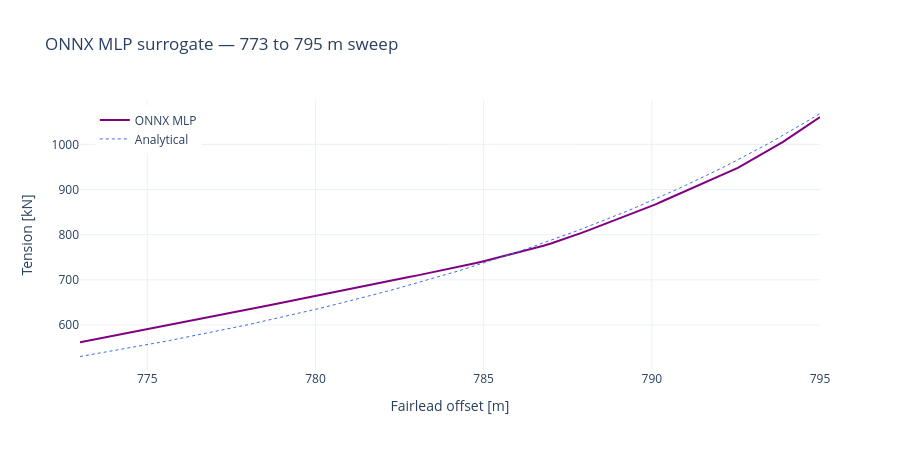

This figure's notebook cell:
### Markdown cell above
## The Data-Driven Model

Can the iterative solve disappear from runtime entirely? Bake the solver response into weights: inference replaces the solver, and the result drops into any co-simulation environment.

The surrogate uses **750 synthetic catenary points** on a
$30\times5\times5$ grid of offsets, pretension factors, and water depths, then trains a
two-hidden-layer MLP (128 → 64 neurons, ReLU, Adam):

$$
\hat{y} = W_3\,\sigma\!\bigl(W_2\,\sigma(W_1\,\mathbf{x} + \mathbf{b}_1) + \mathbf{b}_2\bigr) + b_3, \qquad \sigma = \text{ReLU}
$$

![MLP architecture](figures/fig_e_mlp_architecture.svg)

*Figure E: MLP architecture (3 → 128 → 64 → 1). Independent networks are trained for $F_x$, $F_z$, and $T$.*

Three ONNX files (one per output: $F_x$, $F_z$, $T$) are exported and wrapped in an
FMI2 FMU for direct Modelica integration. Inference is $<1\,\text{ms}$ per query.

**Result at 795 m:** T ≈ 1 060 kN. It learned the inextensible catenary, so against the elastic FEM
it inherits that model's offset. Mean ≈ 45 kN across the 773 → 795 m sweep, the largest of the
four. (Against the catenary it was trained on, it sits within ≈ 10 kN.)

The surrogate reproduces its teacher closely, but it also reproduces its teacher's assumptions.
Low regression error is not the same as physical fidelity: this MLP inherits the catenary's
inextensibility and zero drag no matter how tightly it fits the training data.

> **Limitations:** Predicts fairlead forces only, with no spatial quantities. The three outputs
> ($F_x$, $F_z$, $T$) are trained independently, so force-magnitude consistency
> ($T = \sqrt{F_x^2 + F_z^2}$) is not explicitly enforced. Extrapolation outside the training
> geometry is unvalidated.

### Code cell
# ONNX MLP vs analytical catenary — training reference comparison
_cfg = oc4
_w = _cfg.mass_per_length * _cfg.gravity
_vspan = abs(_cfg.fairlead_depth - _cfg.anchor_depth)

offsets_s5 = np.linspace(773, 795, 100)

mlp_surrogate = load_onnx_surrogate_from_dir("data")
mlp_tension = [mlp_surrogate.predict(o)['fairlead_tension_N'] / 1e3 for o in offsets_s5]

ana_tension = []
for o in offsets_s5:
    try:
        sol = solve_catenary(horizontal_span=o, vertical_span=_vspan,
                             line_length=_cfg.unstretched_length, w=_w)
        ana_tension.append(sol['fairlead_tension'] / 1e3)
    except (RuntimeError, ValueError):
        ana_tension.append(float('nan'))

fig_mlp = go.Figure()

fig_mlp.add_trace(go.Scatter(x=offsets_s5, y=mlp_tension, mode='lines',
    line={'color': 'purple', 'width': 2}, name='ONNX MLP'))
fig_mlp.add_trace(go.Scatter(x=offsets_s5, y=ana_tension, mode='lines',
    line={'color': 'royalblue', 'width': 1, 'dash': 'dot'}, name='Analytical'))

fig_mlp.update_xaxes(title_text='Fairlead offset [m]')
fig_mlp.update_yaxes(title_text='Tension [kN]')
fig_mlp.update_layout(height=450, template='plotly_white',
    title='ONNX MLP surrogate — 773 to 795 m sweep',
    legend={'x': 0.02, 'y': 0.98})
fig_mlp.show()

### Figure 1 — Plotly figure (JSON) as saved in the notebook; plotly's stock layout.template omitted (floating-point values rounded to 4 significant figures)
{"data": [{"line": {"color": "purple", "width": 2}, "mode": "lines", "name": "ONNX MLP", "type": "scatter", "x": [773.0, 773.2, 773.4, 773.7, 773.9, 774.1, 774.3, 774.6, 774.8, 775.0, 775.2, 775.4, 775.7, 775.9, 776.1, 776.3, 776.6, 776.8, 777.0, 777.2, 777.4, 777.7, 777.9, 778.1, 778.3, 778.6, 778.8, 779.0, 779.2, 779.4, 779.7, 779.9, 780.1, 780.3, 780.6, 780.8, 781.0, 781.2, 781.4, 781.7, 781.9, 782.1, 782.3, 782.6, 782.8, 783.0, 783.2, 783.4, 783.7, 783.9, 784.1, 784.3, 784.6, 784.8, 785.0, 785.2, 785.4, 785.7, 785.9, 786.1, 786.3, 786.6, 786.8, 787.0, 787.2, 787.4, 787.7, 787.9, 788.1, 788.3, 788.6, 788.8, 789.0, 789.2, 789.4, 789.7, 789.9, 790.1, 790.3, 790.6, 790.8, 791.0, 791.2, 791.4, 791.7, 791.9, 792.1, 792.3, 792.6, 792.8, 793.0, 793.2, 793.4, 793.7, 793.9, 794.1, 794.3, 794.6, 794.8, 795.0], "y": [561.6, 564.7, 567.9, 571.1, 574.2, 577.3, 580.4, 583.6, 586.9, 590.2, 593.5, 596.9, 600.2, 603.4, 606.7, 609.9, 613.2, 616.4, 619.7, 622.9, 626.2, 629.4, 632.7, 636.0, 639.4, 642.7, 646.1, 649.5, 652.9, 656.3, 659.7, 663.2, 666.6, 670.1, 673.5, 677.0, 680.4, 683.7, 686.9, 690.0, 693.2, 696.4, 699.7, 702.9, 706.1, 709.3, 712.6, 716.0, 719.5, 723.0, 726.6, 730.1, 733.7, 737.2, 741.2, 745.4, 749.6, 753.7, 757.9, 762.0, 766.2, 770.5, 775.6, 780.6, 785.9, 791.4, 797.1, 803.3, 809.5, 815.8, 822.0, 828.3, 834.5, 840.8, 847.0, 853.3, 859.9, 867.2, 874.5, 881.7, 888.8, 895.9, 903.3, 910.7, 918.1, 925.5, 932.9, 940.3, 948.1, 957.2, 966.5, 975.7, 985.0, 995.0, 1005.0, 1016.0, 1027.0, 1038.0, 1049.0, 1060.0]}, {"line": {"color": "royalblue", "dash": "dot", "width": 1}, "mode": "lines", "name": "Analytical", "type": "scatter", "x": [773.0, 773.2, 773.4, 773.7, 773.9, 774.1, 774.3, 774.6, 774.8, 775.0, 775.2, 775.4, 775.7, 775.9, 776.1, 776.3, 776.6, 776.8, 777.0, 777.2, 777.4, 777.7, 777.9, 778.1, 778.3, 778.6, 778.8, 779.0, 779.2, 779.4, 779.7, 779.9, 780.1, 780.3, 780.6, 780.8, 781.0, 781.2, 781.4, 781.7, 781.9, 782.1, 782.3, 782.6, 782.8, 783.0, 783.2, 783.4, 783.7, 783.9, 784.1, 784.3, 784.6, 784.8, 785.0, 785.2, 785.4, 785.7, 785.9, 786.1, 786.3, 786.6, 786.8, 787.0, 787.2, 787.4, 787.7, 787.9, 788.1, 788.3, 788.6, 788.8, 789.0, 789.2, 789.4, 789.7, 789.9, 790.1, 790.3, 790.6, 790.8, 791.0, 791.2, 791.4, 791.7, 791.9, 792.1, 792.3, 792.6, 792.8, 793.0, 793.2, 793.4, 793.7, 793.9, 794.1, 794.3, 794.6, 794.8, 795.0], "y": [530.2, 533.0, 535.8, 538.6, 541.5, 544.4, 547.3, 550.3, 553.3, 556.3, 559.4, 562.5, 565.6, 568.8, 572.0, 575.2, 578.5, 581.8, 585.2, 588.6, 592.0, 595.5, 599.0, 602.5, 606.1, 609.8, 613.5, 617.2, 621.0, 624.8, 628.6, 632.5, 636.5, 640.5, 644.5, 648.6, 652.8, 657.0, 661.2, 665.6, 669.9, 674.3, 678.8, 683.3, 687.9, 692.5, 697.3, 702.0, 706.8, 711.7, 716.7, 721.7, 726.8, 731.9, 737.1, 742.4, 747.8, 753.2, 758.7, 764.3, 769.9, 775.7, 781.5, 787.4, 793.3, 799.4, 805.5, 811.8, 818.1, 824.5, 831.0, 837.5, 844.2, 851.0, 857.9, 864.9, 871.9, 879.1, 886.4, 893.8, 901.3, 908.9, 916.7, 924.5, 932.5, 940.6, 948.8, 957.2, 965.7, 974.3, 983.0, 991.9, 1001.0, 1010.0, 1019.0, 1029.0, 1039.0, 1048.0, 1058.0, 1068.0]}], "layout": {"height": 450, "legend": {"x": 0.02, "y": 0.98}, "title": {"text": "ONNX MLP surrogate — 773 to 795 m sweep"}, "xaxis": {"title": {"text": "Fairlead offset [m]"}}, "yaxis": {"title": {"text": "Tension [kN]"}}}}
